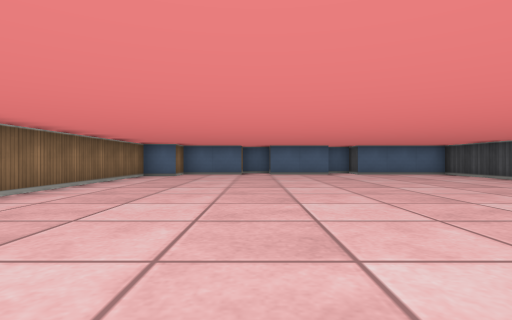
[1] (above)

18 first-person views from a walk through a cub3D level. The camera is about half as high as the walls, looks level and sees 80° across. The floor is counted in squares. Each view is taken from the middle of a square. On the plan, view 1 faces up. The plan holds only what a view shows up to about 9 squares ahead; the rest is blank. The place goes on beyond the plan.

[2]
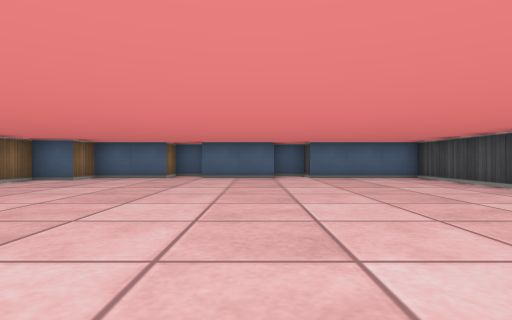

[3]
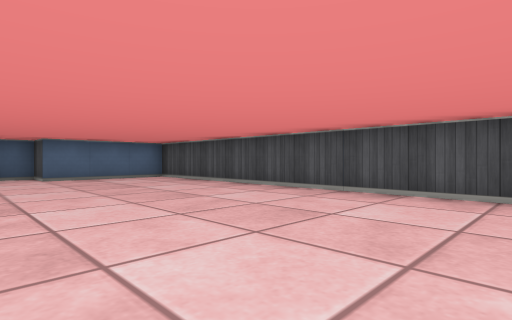

[4]
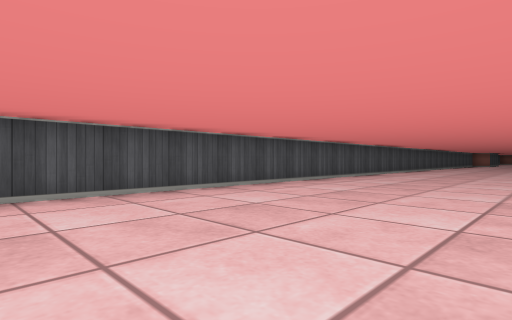

[5]
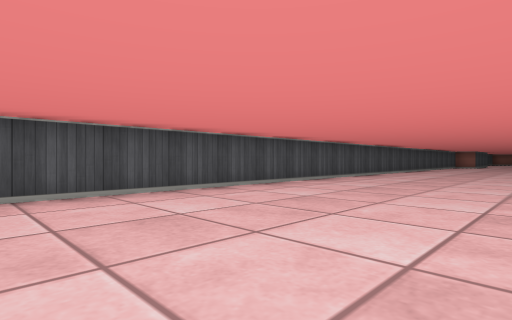

[6]
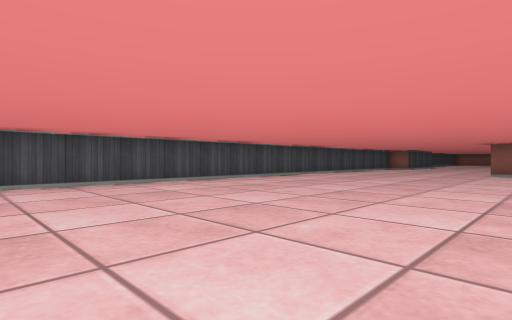

[7]
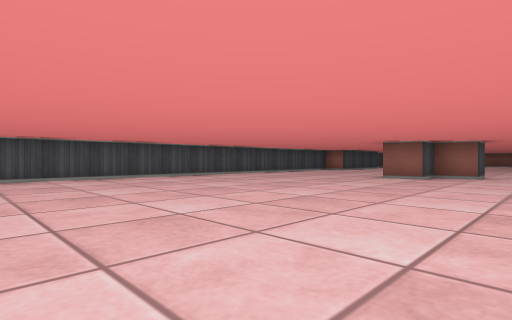

[8]
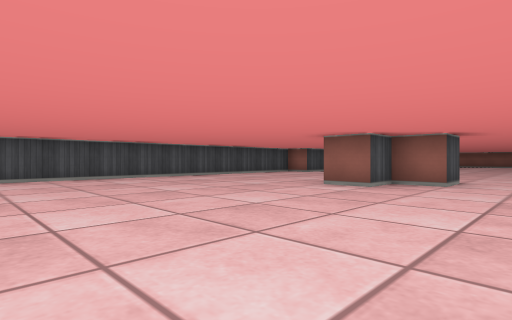

[9]
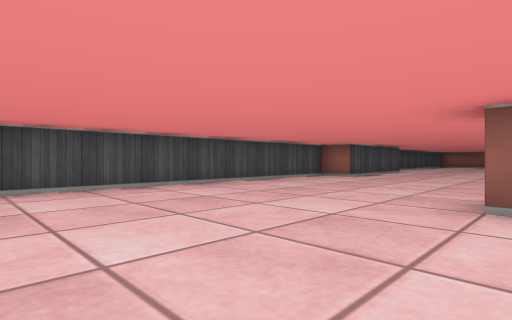

[10]
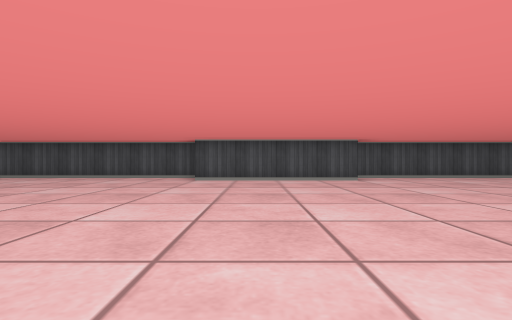

[11]
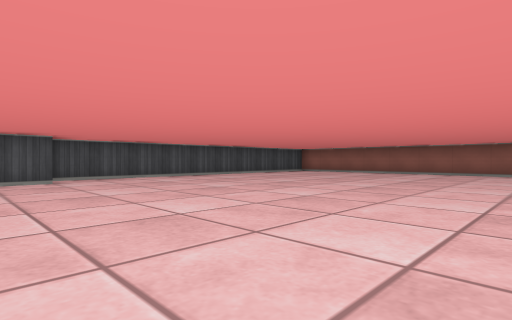

[12]
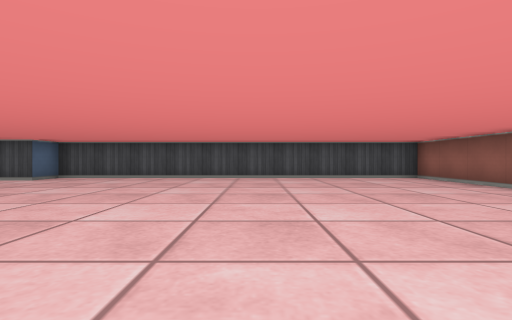

[13]
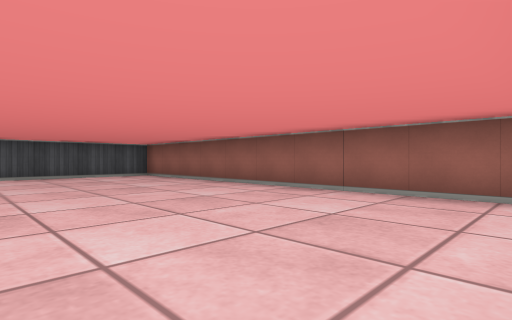

[14]
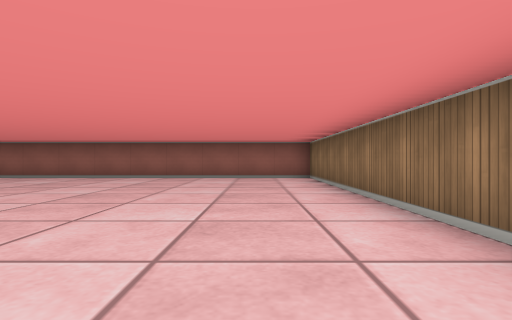

[15]
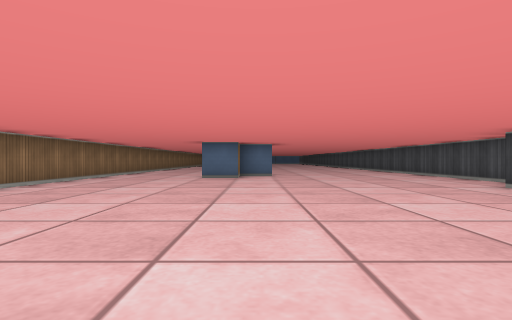

[16]
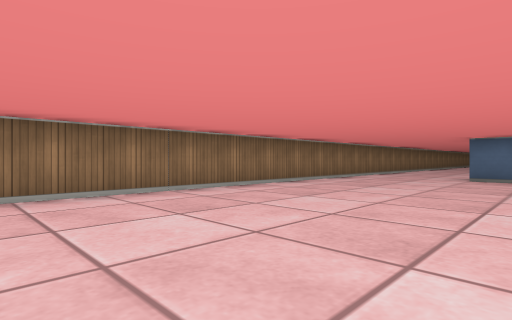

[17]
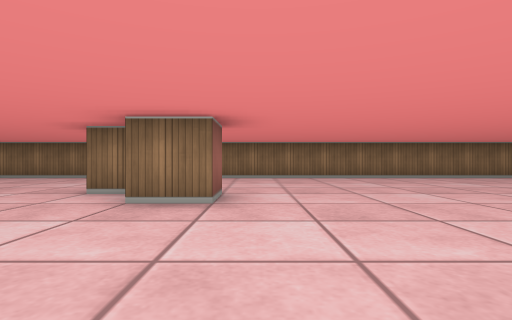

[18]
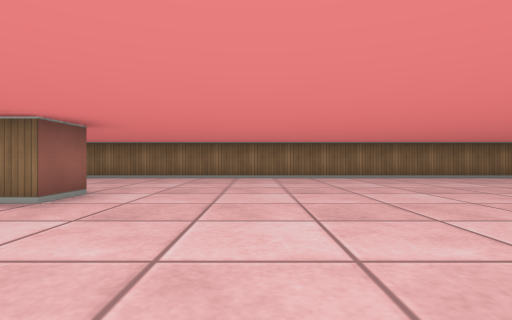

### Floor plan
Points are (right, up) in squares from view 1. A wall is a line through its corners. A room is listed if a view was taken in it or the views show most of it. See-through windows are left out.
Room 1 (views 1, 2, 3, 4, 5, 6, 7, 8, 9, 10, 11, 12, 13, 14, 15, 16, 17, 18)
walls: (0.5, -18.9) (0.5, -19.5) (-0.5, -19.5) (-0.5, -18.5) (0.5, -18.5) (0.5, -17.5) (1.5, -17.5) (1.5, -18.5); (-3.5, -7.9) (-3.5, -27.6); (6.5, -22.4) (6.5, 10.5) (3.5, 10.5) (3.5, 11.5) (2.8, 11.5); (-3.5, -29.8) (-3.5, -36.5) (6.5, -36.5) (6.5, -26.5) (5.5, -26.5) (5.5, -22.5); (2.5, 10.5) (0.5, 10.5); (-0.5, 11) (-0.5, 10.5) (-2.5, 10.5) (-2.5, 9.5) (-3.5, 9.5) (-3.5, 4.1)

Positions as (right, up) in squares from view 1, and headings:
1: (0, 0), facing up
2: (2, 2), facing up
3: (2, 2), facing up-right
4: (2, 4), facing down-right
5: (2, -1), facing down-right
6: (0, -6), facing down-right
7: (-2, -9), facing down-right
8: (-2, -12), facing down-right
9: (1, -14), facing down-right
10: (-2, -24), facing right
11: (-2, -25), facing down-right
12: (-2, -32), facing right
13: (-3, -32), facing down-right
14: (-2, -28), facing down
15: (1, -28), facing up
16: (1, -28), facing up-left
17: (5, -17), facing left
18: (5, -15), facing left
